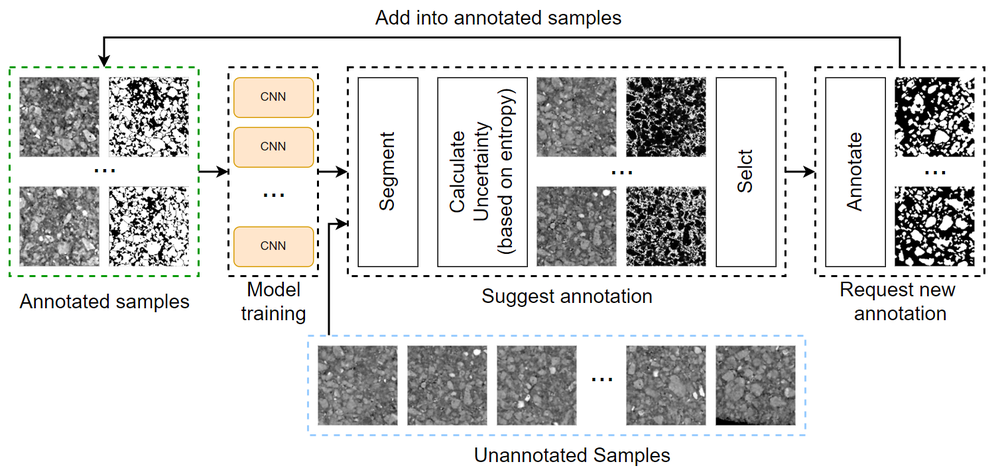
#> input picture Al_segment.png, 1000 x 470 px, shrunk from 1508 x 709 before the run
$ python -i utils.py   (imports and definitions only)
#> lines starting #> are read from the running program, lines starting #| are printed output that depends on the picture
#> further down, picture is the input picture: shape (470, 1000, 3); mean B, G, R 217.4, 218.3, 218.4
import matplotlib.pyplot as plt
import cv2 as cv
import numpy as np

__EPS__ = 1e-9

# mIoU
# [58 lines left out: functions get_miou, get_dice, get_pre, get_acc, get_recall, min_max_norm, not called in this run]

# 计算模型参数量
def model_param_count(model):
    return sum([p.numel() for p in model.parameters()])


# Sobel提取边缘
def get_sobel(img):
    sobel_x = cv.convertScaleAbs(cv.Sobel(img,-1,1,0))
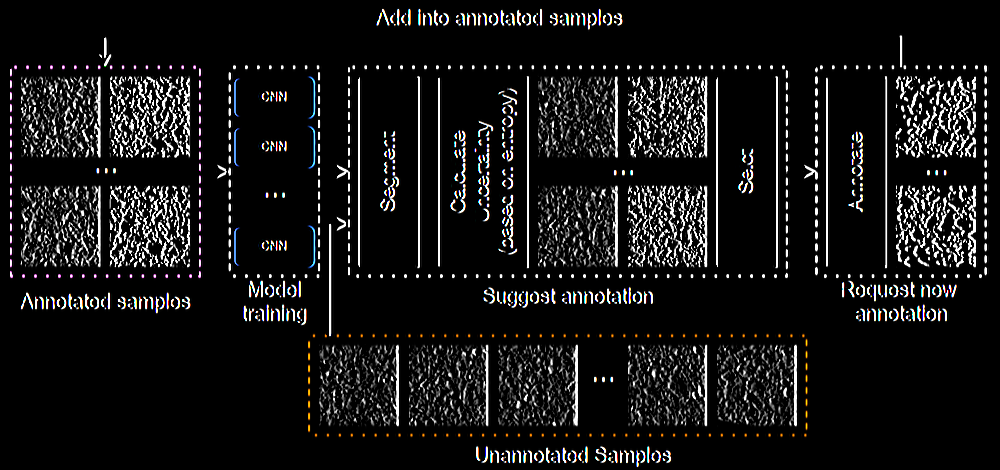
#> sobel_x: shape (470, 1000, 3); mean B, G, R 21.8, 21.8, 22.1
    sobel_y = cv.convertScaleAbs(cv.Sobel(img,-1,0,1))
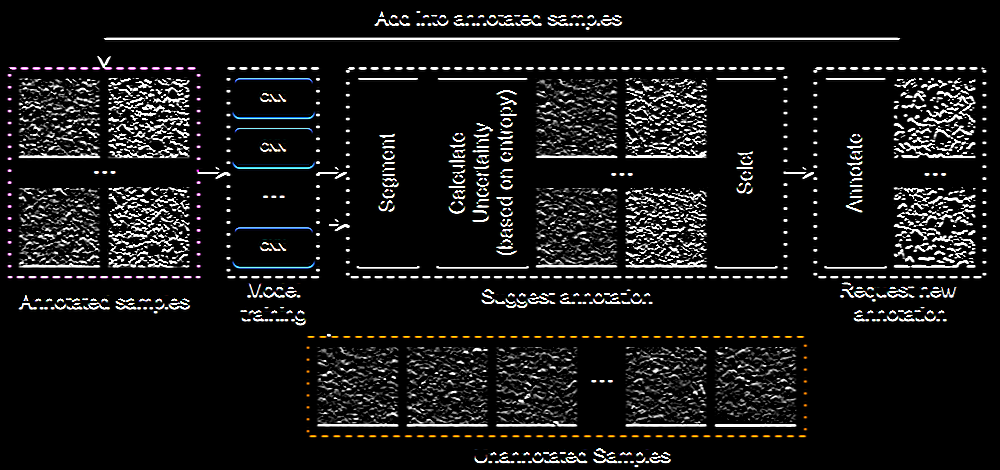
#> sobel_y: shape (470, 1000, 3); mean B, G, R 21.7, 21.9, 22.1
    sobel_xy = cv.addWeighted(sobel_x,0.5,sobel_y,0.5,0)
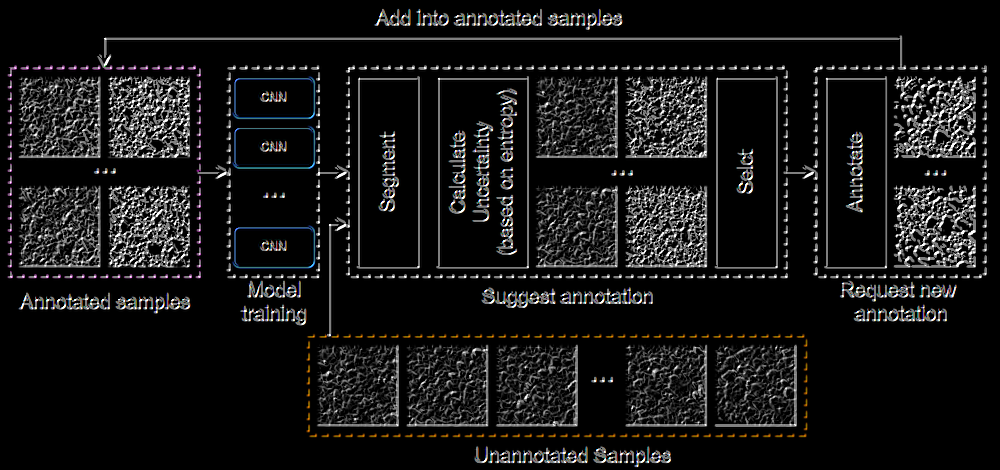
#> sobel_xy: shape (470, 1000, 3); mean B, G, R 21.8, 21.9, 22.1
    sobel_xy[sobel_xy>0]=1
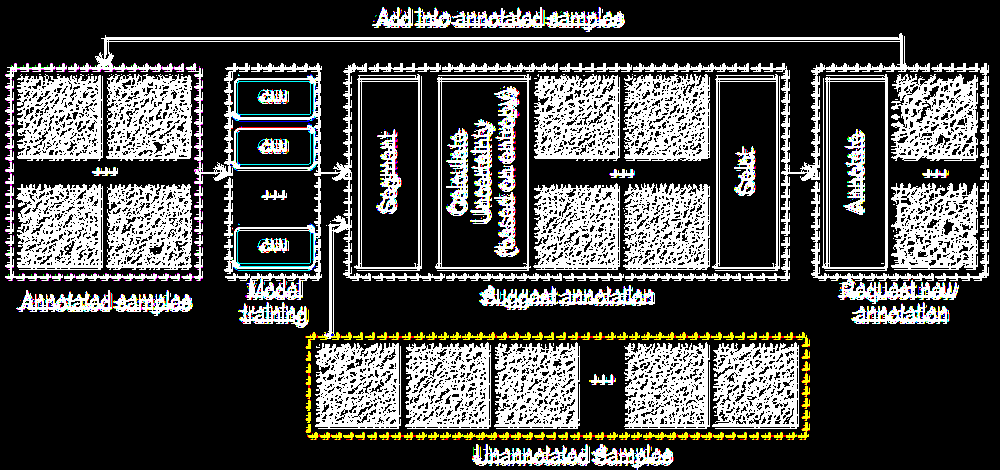
#> sobel_xy: shape (470, 1000, 3); mean B, G, R 0.283, 0.291, 0.291; drawn with 1 as white
    return sobel_xy


# 直方图均衡化CLAHE 输入归一化图像numpyarray
# [43 lines left out: functions hist_clahe, imshow, result_show, not called in this run]


>>> import cv2
>>> picture = cv2.imread('../Al_segment.png')
>>> result = get_sobel(picture)
